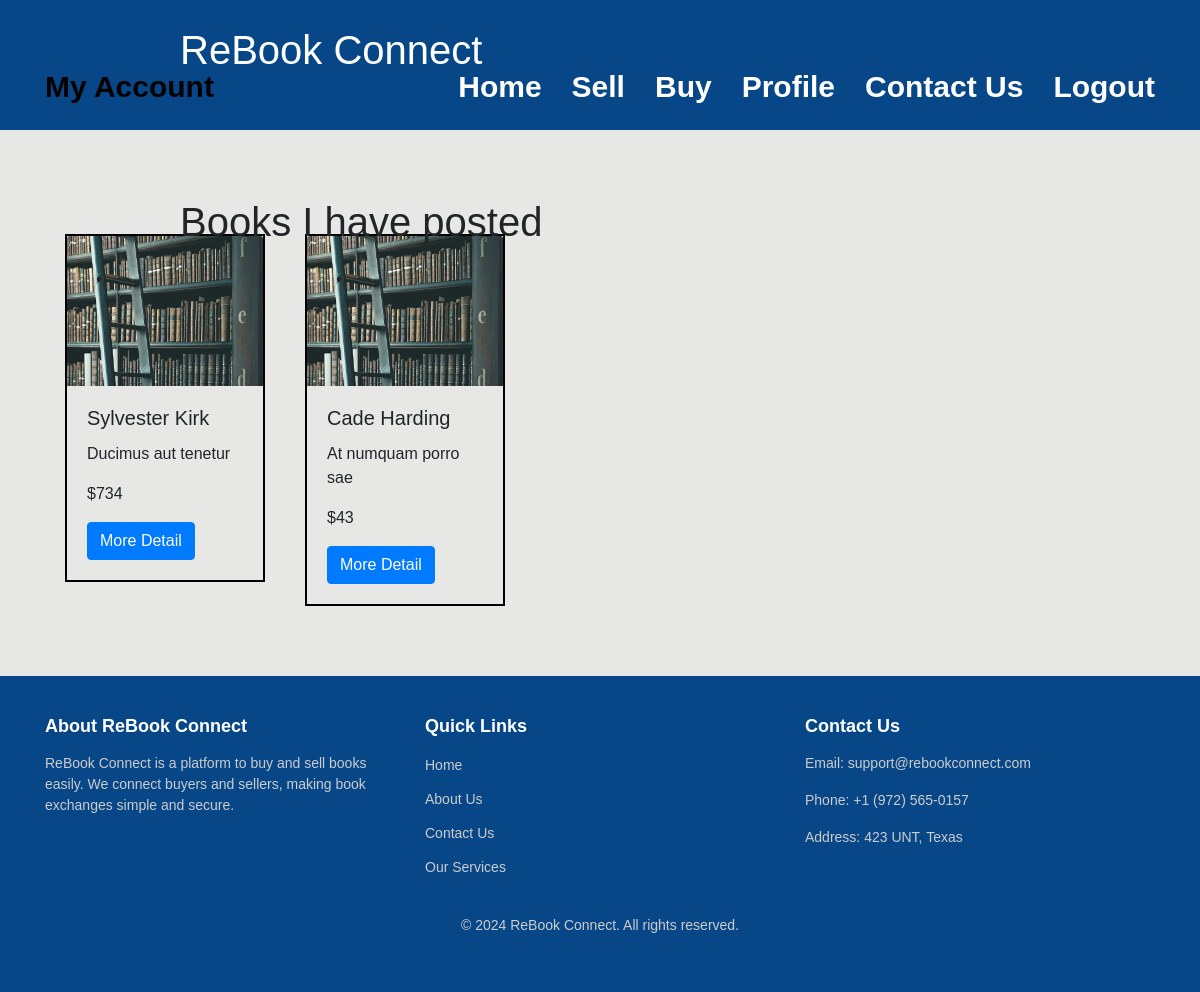
The app's page /main/mybooks/ (signed in) with its own data.
### main/models.py (models this page shows, shortened)
class Description(models.Model):
    book_name=models.CharField(max_length=100)
    edition=models.CharField(max_length=20)
    location=models.CharField(max_length=20)
    price=models.CharField(max_length=50)
    book_image=models.ImageField(upload_to='book_pic')
    phone=models.CharField(max_length=20,default='')
    seller=models.ForeignKey(User,on_delete=models.CASCADE)
    category = models.ForeignKey(Category, on_delete=models.CASCADE, default=None, null=True, blank=True)
    status = models.CharField(max_length=10, choices=STATUS_CHOICES, default='available')  # New field for status

### main/views.py (the view)
# urls.py: path('mybooks/', views.view_myBooks, name='view-my-books'),
@login_required
def view_myBooks(request):
    books = Description.objects.filter(seller=request.user)
    context = {'title':"Books I have posted",
               'desc': books
               }
    return render(request, 'main/mybooks.html', context)

### main/templates/main/mybooks.html (shortened to what this page needs)
{% extends 'begin/base.html' %}
{% load static %}
{% block body %}
<div class="container">
    <h1>{{ title }}</h1>
    <br> <br> <br><br>
    {% if desc %}
    {% for booksdetail in desc %}
<div class="card-me" style="width: 200px; border:2px solid black;">
  <img src="/media/{{ booksdetail.book_image }}" width="200" height="150" class="card-img-top" alt="...">
  <div class="card-body">
    <h5 class="card-title">{{booksdetail.book_name}}</h5>
    <p class="card-text">{{booksdetail.location}}</p>
      <p class="card-text">${{booksdetail.price}}</p>
    <a href="/main/detail/{{booksdetail.id}}" class="btn btn-primary">More Detail</a>
  </div>
</div>
{% endfor %}
{% else %}
<br> <br> <br> <br> <br>
        <p>You have not posted an Item.</p>
    {% endif %}
</div>
{% endblock %}

### begin/static/begin/style.css (style rules this page uses)
* { padding: 0; margin:0; font-family: 'Noto Sans KR', sans-serif; }
h1 { top:0; position: absolute; font-size: 70px; text-align: center; text-shadow: brown; left: 15%; top: 20%; color:black; }
.container { margin-left:20%; }

### begin/templates/begin/base.html (style rules this page uses)
body { min-height: 100vh; display: flex; flex-direction: column; background-color: #E7E7E5; }
.container { flex-grow: 1; }
.card-me { margin:90px 20px 20px 20px; float:left; }

### records on screen
Description: book_image (picture), book_name "Sylvester Kirk", location "Ducimus aut tenetur", price "734"
Description: book_image (picture), book_name "Cade Harding", location "At numquam porro sae", price "43"

### other values on screen
{{ title }} "Books I have posted"
